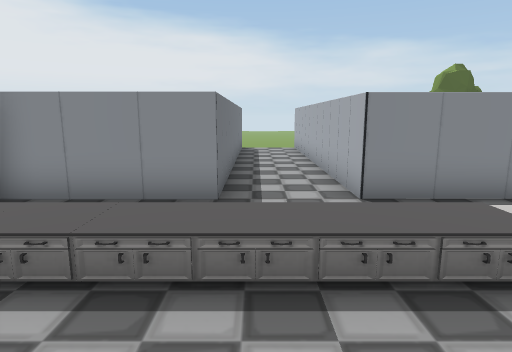
View 1 (above)

14 first-person views from a walk through a Unity game level. The camera is 1.4 m above the floor, tilts 10° down and sees 75° across. The floor is counted in squares, 1 m on a side. Each view is taken from the middle of a square. On the plan, view 1 faces up. The plan holds only what a view shows up to about 15 squares ahead; the rest is blank. The place goes on beyond the plan. The player character is not drawn.

View 2
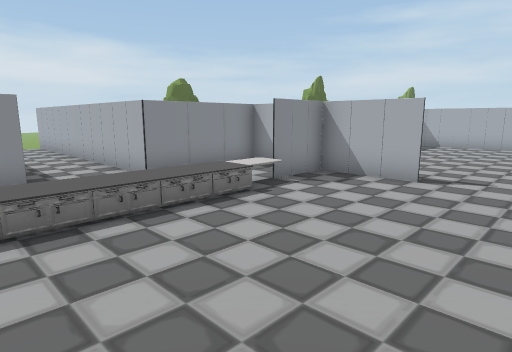

View 3
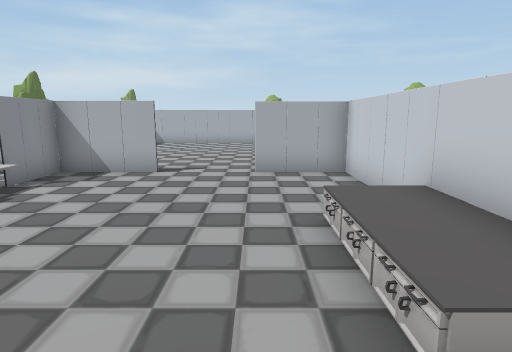

View 4
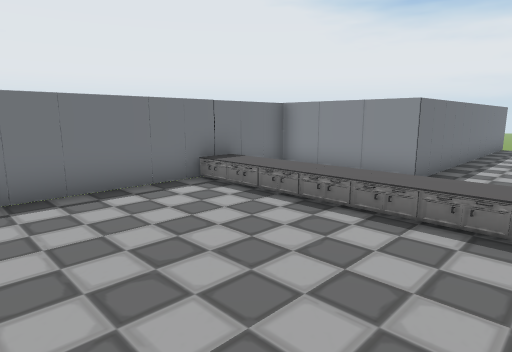

View 5
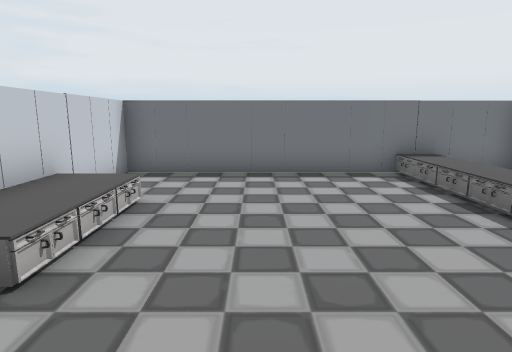

View 6
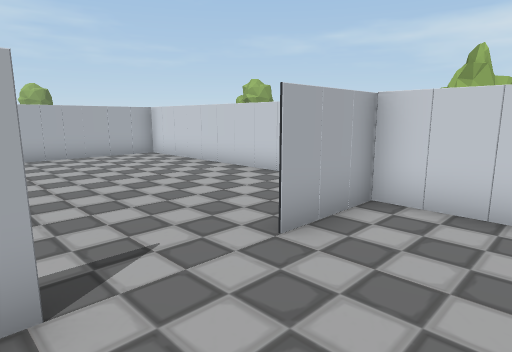

View 7
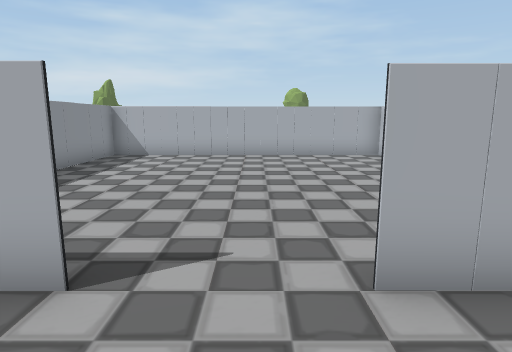

View 8
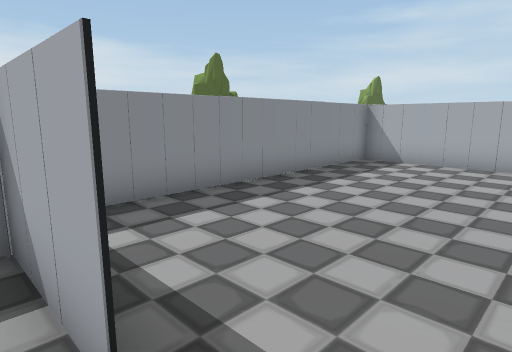

View 9
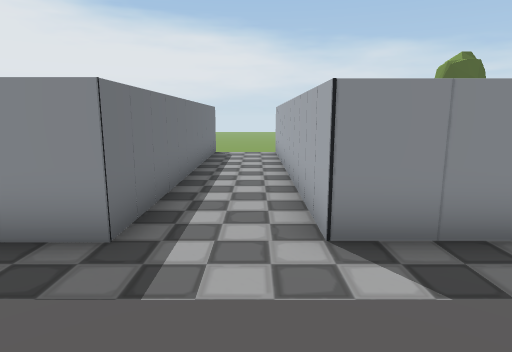

View 10
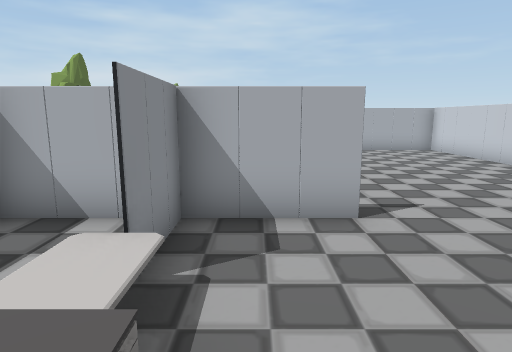

View 11
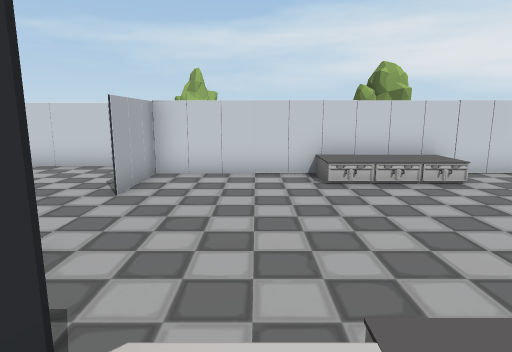

View 12
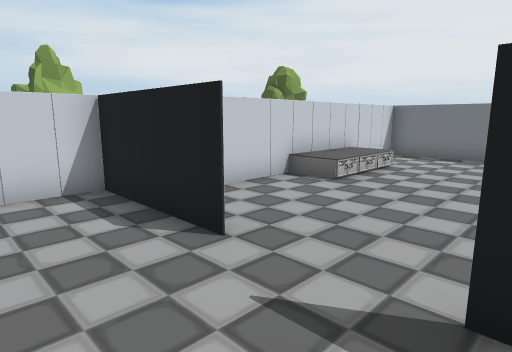

View 13
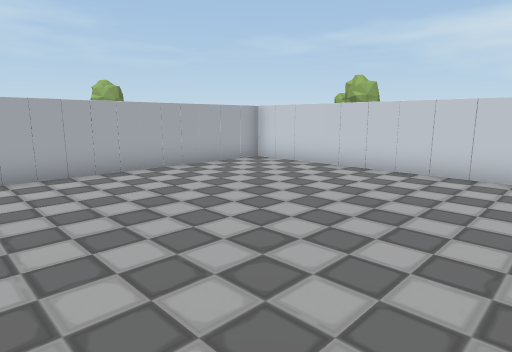

View 14
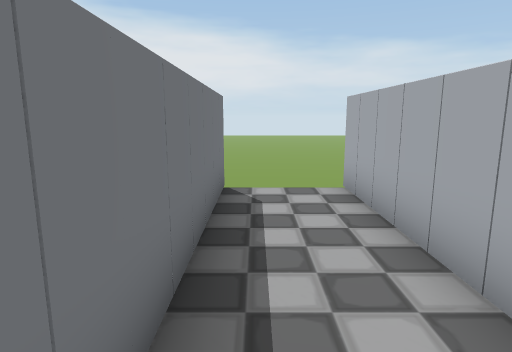

### Floor plan
Key: @ floor where view 1 was taken; # wall or solid block; x gap in a wall; . main floor; - floor 0.25 m lower than the main floor; : floor 0.5 m higher than the main floor; / step, stairs or slope; = window, fence, low wall or low ledge; T tree.
Columns run from 5 left of view 1 to 24 right of it. Each row starts with its distance up from view 1.
 16     x..x
 15     #..#
 14     #..#
 13     #..#
 12     #..#   T
 11     #..#   TT
 10     #..#
  9     #..#
  8     #..#        TTT
  7     #..#         T
  6  ####..#####
  5  #.........#
  4  #.........###########
  3 .=:::::::###.........#
  2 .=.........#.........#
  1 .=.........#.........#
  0 .=...@...............#
 -1 .=...................#
 -2 -=.........#.........#
 -3 -=..///....#.........#      TT
 -4 .###===#####.........#      T
 -5            #.........#
 -6     T      ###########
 -7    TT
 -8
 -9           TT
-10           TT      TT
-11                    T

Where each view was taken, in squares from view 1:
view 1: 0 up, 0 right, facing up
view 2: 2 down, 2 left, facing up-right
view 3: 2 down, 3 left, facing right
view 4: 2 down, 2 right, facing up-left
view 5: 1 down, 4 right, facing left
view 6: 1 up, 3 right, facing down-right
view 7: 1 down, 3 right, facing right
view 8: 1 down, 5 right, facing up-right
view 9: 2 up, 1 right, facing up
view 10: 2 up, 1 right, facing right
view 11: 4 up, 3 right, facing down
view 12: 1 up, 8 right, facing down-left
view 13: 3 up, 7 right, facing down-right
view 14: 9 up, 0 right, facing up
